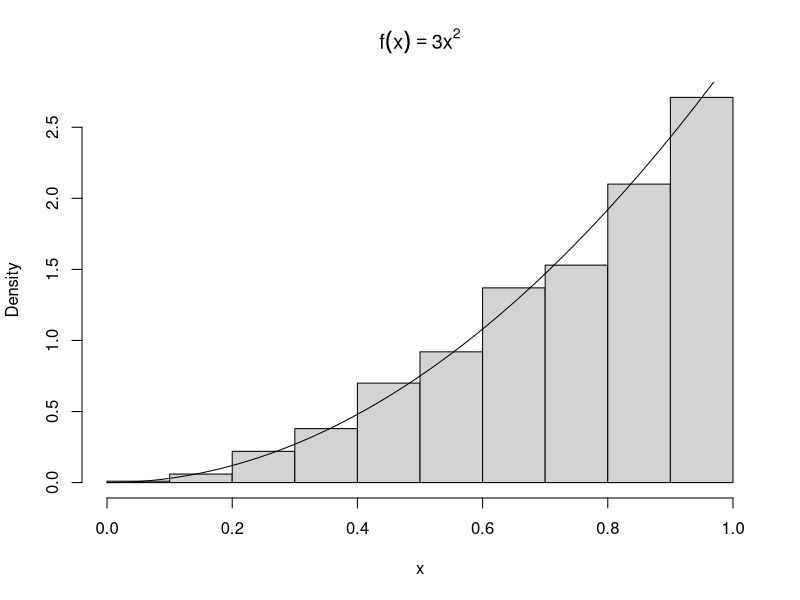
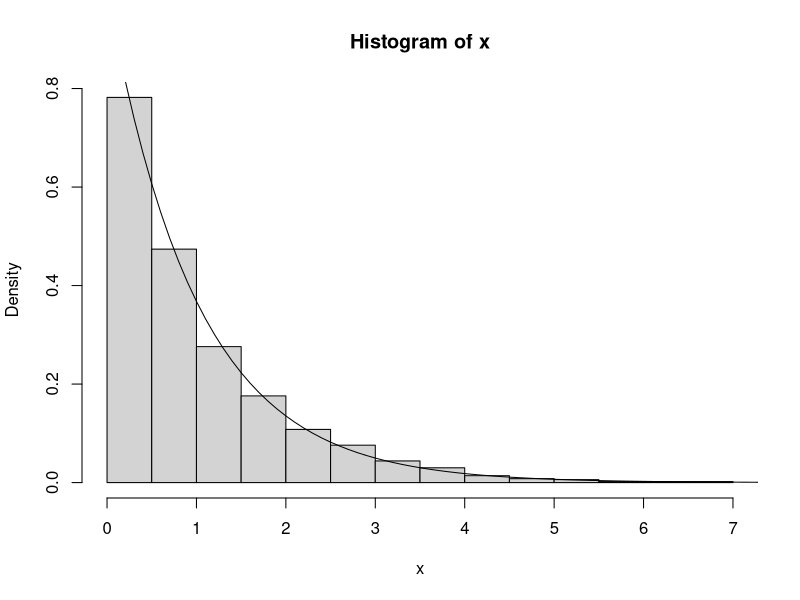
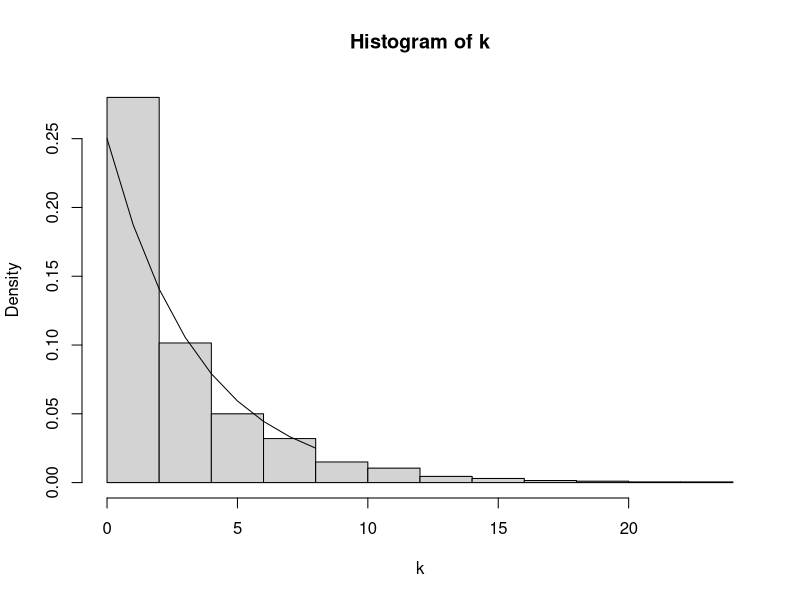

Source code (R) for these figures, in order:
## ---- chunk 1
n <- 1000
u <- runif(n)
x <- u^(1/3)
hist(x, prob=TRUE, main=expression(f(x) == 3*x^2))


y <- seq(0, 1, .01)
lines(y, 3*y^2)
## ---- chunk 2
n <- 1000
u <- runif(n)
lambda <- 1
x <- - log(u) / lambda

hist(x, prob=TRUE)

y <- seq(0, 8, .1)
lines(y, dexp(y))

## ---- chunk 3
n <- 1000
p <- 0.4
u <- runif(n)
x <- as.integer(u > 0.6)

mean(x)
var(x)
## ---- chunk 4
n <- 1000
p <- 0.25
u <- runif(n)
k <- ceiling(log(1-u) / log(1-p)) - 1

hist(k, prob=TRUE)

y <- seq(0, 8, 1)
lines(y, dgeom(y, prob = 0.25))
## ---- chunk 5
n <- 10000
k <- 0  # accepted数
j <- 0  # iteration回数(1000個の乱数を作成するのに要した)
y <- numeric(n)

while(k < n) {
  u <- runif(1)
  j <- j + 1
  x <- runif(1)  # gから生成
  if(x * (1-x) > u) {
    k <- k + 1
    y[k] <- x
  }
}


p <- seq(.1, .9, .1)
Qhat <- quantile(y, p) # sample
Q <- qbeta(p, 2, 2)  # theoretical
se <- sqrt(p * (1-p) / ( n * dbeta(Q, 2, 2)^2))


round(rbind(Qhat, Q, se), 3)
